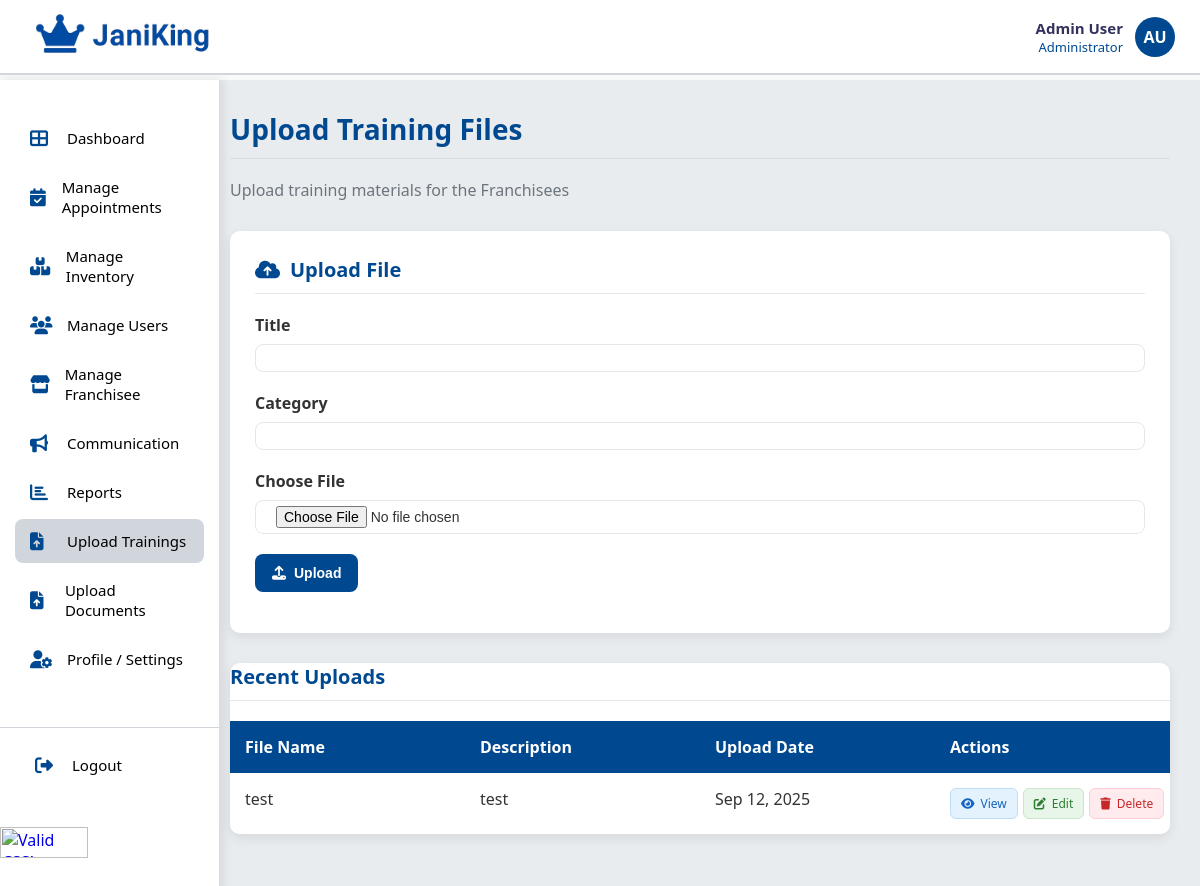
Screenshot of /root/admin/admin_trainings.php with the database file from the repository.
### tables this page shows
CREATE TABLE `training` (
  `training_id` int(11) NOT NULL,
  `franchisee_id` int(11) DEFAULT NULL,
  `title` varchar(100) DEFAULT NULL,
  `description` text DEFAULT NULL,
  `file_path` varchar(255) NOT NULL,
  `created_at` timestamp NOT NULL DEFAULT current_timestamp()
);

### root/admin/admin_trainings.php (the view, shortened to what this page needs)
<?php
require_once "../../db/config.php";
include('../includes/header.php');
include('../includes/admin_navbar.php');
try {
    $stmt = $conn->query("SELECT * FROM training ORDER BY created_at DESC");
    $uploads = $stmt->fetchAll(PDO::FETCH_ASSOC);
} catch (PDOException $e) {
    $error = "Error fetching uploads: " . $e->getMessage();
    $uploads = [];
}
?>
<!DOCTYPE html>
<html lang="en">
<head>
  <link rel="stylesheet" href="https://cdnjs.cloudflare.com/ajax/libs/font-awesome/6.4.0/css/all.min.css">
  <link rel="stylesheet" href="../assets/css/style_admin.css">
</head>
<body>
<div class="main-container">
  <main class="main-content">
    <h1 class="page-title">Upload Training Files</h1>
    <p class="page-subtitle">Upload training materials for the Franchisees</p>
    <div class="upload-section">
      <h2 class="section-title"><i class="fas fa-cloud-upload-alt"></i> Upload File</h2>
      <form method="post" enctype="multipart/form-data">
        <div class="form-group">
          <label for="title">Title</label>
          <input type="text" name="title" class="form-control" required>
        </div>
        <div class="form-group">
          <label for="category">Category</label>
          <input type="text" name="category" class="form-control" required>
        </div>
        <div class="form-group">
          <label for="file">Choose File</label>
          <input type="file" name="file" class="form-control" required>
        </div>
        <button type="submit" name="upload" class="btn btn-primary"><i class="fas fa-upload"></i> Upload</button>
      </form>
    </div>
    <div class="uploads-table">
      <h2 class="section-title">Recent Uploads</h2>
      <table>
        <thead>
          <tr>
            <th>File Name</th>
            <th>Description</th>
            <th>Upload Date</th>
            <th>Actions</th>
          </tr>
        </thead>
        <tbody>
        <?php if (count($uploads) > 0): ?>
          <?php foreach ($uploads as $row): ?>
            <tr>
              <td><?php echo htmlspecialchars($row['title']); ?></td>
              <td><?php echo htmlspecialchars($row['description']); ?></td>
              <td><?php echo date("M d, Y", strtotime($row['created_at'])); ?></td>
              <td>
                <div class="upload-actions">
                  <a href="admin_training/training_view.php?id=<?php echo $row['training_id']; ?>" class="action-btn view-btn"><i class="fas fa-eye"></i> View</a>
                  <a href="admin_training/training_edit.php?id=<?php echo $row['training_id']; ?>" class="action-btn edit-btn"><i class="fas fa-edit"></i> Edit</a>
                  <a href="admin_training/training_delete.php?id=<?php echo $row['training_id']; ?>" class="action-btn delete-btn" onclick="return confirm('Delete this file?')"><i class="fas fa-trash"></i> Delete</a>
                </div>
              </td>
            </tr>
          <?php endforeach; ?>
        <?php else: ?>
          <tr>
            <td colspan="4">No uploads found.</td>
          </tr>
        <?php endif; ?>
        </tbody>
      </table>
    </div>
  </main>
</div>
</body>
</html>

### root/assets/css/style_admin.css (style rules this page uses)
:root { --header-h: 80px; --nav-w: 220px; --brand-blue: #004990; --bg: #f8f9fa; --card-bg: #ffffff; --text: #333333; --muted: #6c757d; --border: #e5e7eb; --shadow: 0 4px 12px rgba(0,0,0,.08); }
* { box-sizing:border-box; }
html, body { height:100%; }
body { margin:0; font-family: 'Segoe UI', Tahoma, Geneva, Verdana, sans-serif; color: var(--text); background: var(--bg); overflow:hidden; }
.main-content { margin-left: 200px; padding: 30px; }
.main-container { display:flex; height:100vh; padding-top: var(--header-h); }
.main-content { flex: 1; padding: 30px; overflow-y: auto; background: #e9ecef; }
.page-title { color: var(--brand-blue); font-size: 28px; margin: 0 0 20px 0; padding-bottom: 10px; border-bottom: 1px solid #ddd; }
.section-title { color: var(--brand-blue); font-size: 20px; margin: 0 0 15px 0; }
.btn { display:inline-flex; align-items:center; gap:8px; padding:10px 16px; border:1px solid transparent; border-radius: 8px; font-size:14px; font-weight:600; cursor:pointer; transition: all .2s ease; text-decoration:none; }
.btn-primary { background: var(--brand-blue); color:#fff; }
.action-btn { display:inline-flex; align-items:center; gap:6px; padding:6px 10px; font-size:12px; border-radius:6px; border:1px solid transparent; text-decoration:none; cursor:pointer; }
.view-btn { background:#e3f2fd; color:#1565c0; border-color:#bbdefb; }
.edit-btn { background:#e8f5e9; color:#2e7d32; border-color:#c8e6c9; }
.delete-btn { background:#ffebee; color:#c62828; border-color:#ffcdd2; }
table { width:100%; border-collapse:collapse; table-layout: fixed; }
thead th { background: var(--brand-blue); color:#fff; text-align:left; font-weight:600; padding:14px 16px; }
tbody td { padding:14px 16px; border-bottom:1px solid #f1f1f1; background:#fff; word-wrap: break-word; white-space: normal; vertical-align: top; }
tbody tr:last-child td { border-bottom:none; }
.page-subtitle { color: var(--muted); margin-bottom: 30px; font-size: 16px; }
.section-title { color: var(--brand-blue); font-size: 20px; margin-bottom: 20px; padding-bottom: 10px; border-bottom: 1px solid var(--border); }
.upload-section { background: var(--card-bg); padding: 25px; border-radius: 10px; box-shadow: var(--shadow); margin-bottom: 30px; }
.upload-section .section-title { color: var(--brand-blue); font-size: 20px; margin-bottom: 20px; padding-bottom: 10px; border-bottom: 1px solid var(--border); display: flex; align-items: center; gap: 10px; }
.form-group { margin-bottom: 20px; }
.form-group label { display: block; margin-bottom: 8px; font-weight: 600; color: var(--text); }
.form-control { width: 100%; padding: 5px 20px; border: 1px solid var(--border); border-radius: 8px; font-size: 14px; background: #fff; }
.uploads-table { width: 100%; background: var(--card-bg); border-radius: 10px; overflow: hidden; box-shadow: var(--shadow); margin-bottom: 30px; }
.uploads-table table { width: 100%; border-collapse: collapse; }
.uploads-table th { background-color: var(--brand-blue); color: white; text-align: left; padding: 15px; }
.uploads-table td { padding: 15px; border-bottom: 1px solid var(--border); background: #fff; }
.uploads-table tr:last-child td { border-bottom: none; }
.upload-actions { display: flex; gap: 5px; }

### rows the page displays
training: title "test", description "test", created_at "Sep 12, 2025"
